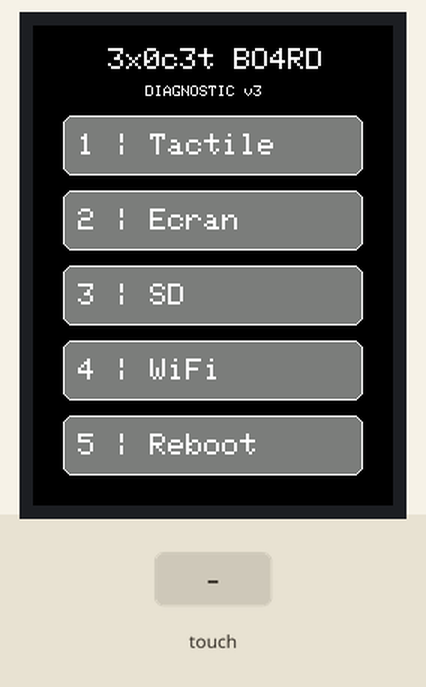
Bench run of a sketch on a simulated ESP32. On the bench: 240×320 colour display. The inputs (shaded band) are chosen by the test bench. What the sketch prints to the serial monitor is not drawn.

Above: at 2.0 s.
2.1 s: touch panel pressed at 13 % / 30 % of its raw x / y range
At 3.3 s:
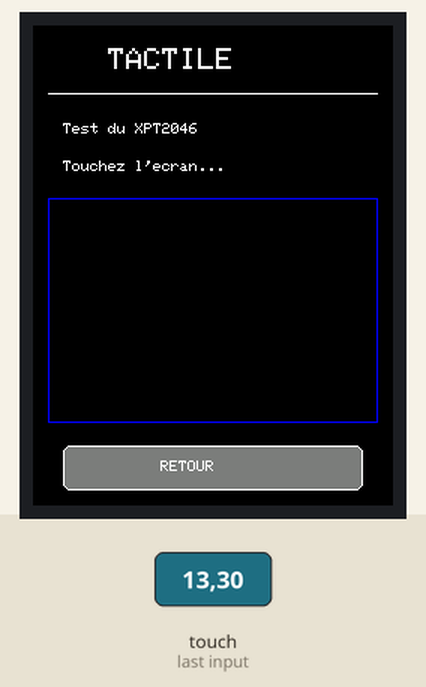
Timing chart, 0 to 5.1 s (numbered marks = the images above; inputs shaded):
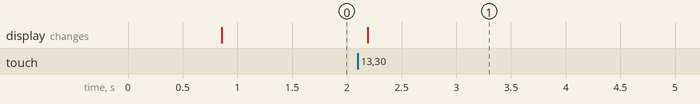

Measured:
- after the input at 2.1 s, the display: changes after 0.09 s (image 1)

The sketch:

3x0c3t_BO4RD_Diag.ino
```cpp
#include <Arduino.h>
#include <SPI.h>

#include "config.h"
#include "display.h"
#include "touch.h"
#include "ui.h"

void setup()
{
    Serial.begin(115200);
    delay(500);

    Serial.println();
    Serial.println("==============================");
    Serial.println("  3x0c3t BO4RD DIAG v3");
    Serial.println("==============================");

    SPI.begin();

    Serial.println("[TFT] Initialisation...");
    displayInit();
    Serial.println("[TFT] OK");

    Serial.println("[TOUCH] Initialisation...");
    touchInit();
    Serial.println("[TOUCH] OK");

    uiInit();

    Serial.println("[SYSTEM] Pret...");
}

void loop()
{
    uiUpdate();
    delay(10);
}
```

display.cpp
```cpp
#include "display.h"
#include "config.h"

#include <SPI.h>
#include <Adafruit_GFX.h>
#include <Adafruit_ILI9341.h>

Adafruit_ILI9341 tft(TFT_CS, TFT_DC, TFT_RST);

void displayInit()
{
    tft.begin();
    tft.setRotation(0);
    tft.fillScreen(ILI9341_BLACK);
}

static void drawButton(
    int16_t x,
    int16_t y,
    int16_t w,
    int16_t h,
    const char *text)
{
    tft.fillRoundRect(x, y, w, h, 6, ILI9341_DARKGREY);
    tft.drawRoundRect(x, y, w, h, 6, ILI9341_WHITE);

    tft.setTextColor(ILI9341_WHITE);
    tft.setTextSize(2);

    int16_t tx = x + 10;
    int16_t ty = y + (h / 2) - 8;

    tft.setCursor(tx, ty);
    tft.print(text);
}

void displayMainPage()
{
    tft.fillScreen(ILI9341_BLACK);

    tft.setTextColor(ILI9341_WHITE);
    tft.setTextSize(2);
    tft.setCursor(50, 15);
    tft.print("3x0c3t BO4RD");

    tft.setTextSize(1);
    tft.setCursor(75, 40);
    tft.print("DIAGNOSTIC v3");

    drawButton(20, 60, 200, 40, "1 | Tactile");
    drawButton(20, 110, 200, 40, "2 | Ecran");
    drawButton(20, 160, 200, 40, "3 | SD");
    drawButton(20, 210, 200, 40, "4 | WiFi");
    drawButton(20, 260, 200, 40, "5 | Reboot");
}

void displayTouchPage()
{
    tft.fillScreen(ILI9341_BLACK);

    tft.setTextColor(ILI9341_WHITE);
    tft.setTextSize(2);
    tft.setCursor(50, 15);
    tft.print("TACTILE");

    tft.drawFastHLine(10, 45, 220, ILI9341_WHITE);

    tft.setTextSize(1);
    tft.setCursor(20, 65);
    tft.print("Test du XPT2046");

    tft.setCursor(20, 90);
    tft.print("Touchez l'ecran...");

    tft.drawRect(10, 115, 220, 150, ILI9341_BLUE);

    tft.fillRoundRect(20, 280, 200, 30, 5, ILI9341_DARKGREY);
    tft.drawRoundRect(20, 280, 200, 30, 5, ILI9341_WHITE);

    tft.setCursor(85, 290);
    tft.setTextColor(ILI9341_WHITE);
    tft.print("RETOUR");
}
```

display.h
```cpp
#ifndef DISPLAY_H
#define DISPLAY_H

#include <Arduino.h>

void displayInit();
void displayMainPage();
void displayTouchPage();

#endif
```

sd_diag.cpp
```cpp

```

sd_test.cpp
```cpp
#include "sd_test.h"

void sdTest()
{
}
```

sd_test.h
```cpp
#ifndef SD_TEST_H
#define SD_TEST_H

void sdTest();

#endif
```

system_test.cpp
```cpp
#include "system_test.h"

void systemTest()
{
}
```

system_test.h
```cpp
#ifndef SYSTEM_TEST_H
#define SYSTEM_TEST_H

void systemTest();

#endif
```

touch.cpp
```cpp
#include "touch.h"
#include "config.h"

#include <SPI.h>
#include <XPT2046_Touchscreen.h>

XPT2046_Touchscreen touch(TOUCH_CS, TOUCH_IRQ);

void touchInit()
{
    touch.begin();
    touch.setRotation(0);
}

bool touchRead(int16_t &x, int16_t &y)
{
    if (!touch.touched())
        return false;

    TS_Point p = touch.getPoint();

    // Calibration provisoire.
    // À ajuster avec les valeurs RAW réelles.
    x = map(p.x, 200, 3900, 0, 239);
    y = map(p.y, 200, 3900, 0, 319);

    x = constrain(x, 0, 239);
    y = constrain(y, 0, 319);

    return true;
}
```

touch.h
```cpp
#ifndef TOUCH_H
#define TOUCH_H

#include <Arduino.h>

void touchInit();
bool touchRead(int16_t &x, int16_t &y);

#endif
```

ui.cpp
```cpp
#include "ui.h"
#include "display.h"
#include "touch.h"

enum Page
{
    PAGE_MAIN,
    PAGE_TOUCH
};

static Page currentPage = PAGE_MAIN;

void uiInit()
{
    displayMainPage();
}

void uiUpdate()
{
    int16_t x;
    int16_t y;

    if (!touchRead(x, y))
        return;

    if (currentPage == PAGE_MAIN)
    {
        // Bouton 1 | Tactile
        if (x >= 20 && x <= 220 &&
            y >= 60 && y <= 100)
        {
            currentPage = PAGE_TOUCH;
            displayTouchPage();
            delay(200);
        }
    }
    else if (currentPage == PAGE_TOUCH)
    {
        // Bouton RETOUR
        if (x >= 20 && x <= 220 &&
            y >= 280 && y <= 310)
        {
            currentPage = PAGE_MAIN;
            displayMainPage();
            delay(200);
        }
    }
}
```

ui.h
```cpp
#ifndef UI_H
#define UI_H

#include <Arduino.h>

void uiInit();
void uiUpdate();

#endif
```

wifi_test.cpp
```cpp
#include "wifi_test.h"

void wifiTest()
{
}
```

wifi_test.h
```cpp
#ifndef WIFI_TEST_H
#define WIFI_TEST_H

void wifiTest();

#endif
```

config.h
```cpp
#ifndef CONFIG_H
#define CONFIG_H

#define TFT_CS   15
#define TFT_DC    2
#define TFT_RST  16

#define TOUCH_CS  0
#define TOUCH_IRQ 5

#define SD_CS     4

#define TFT_WIDTH  240
#define TFT_HEIGHT 320

#endif
```
